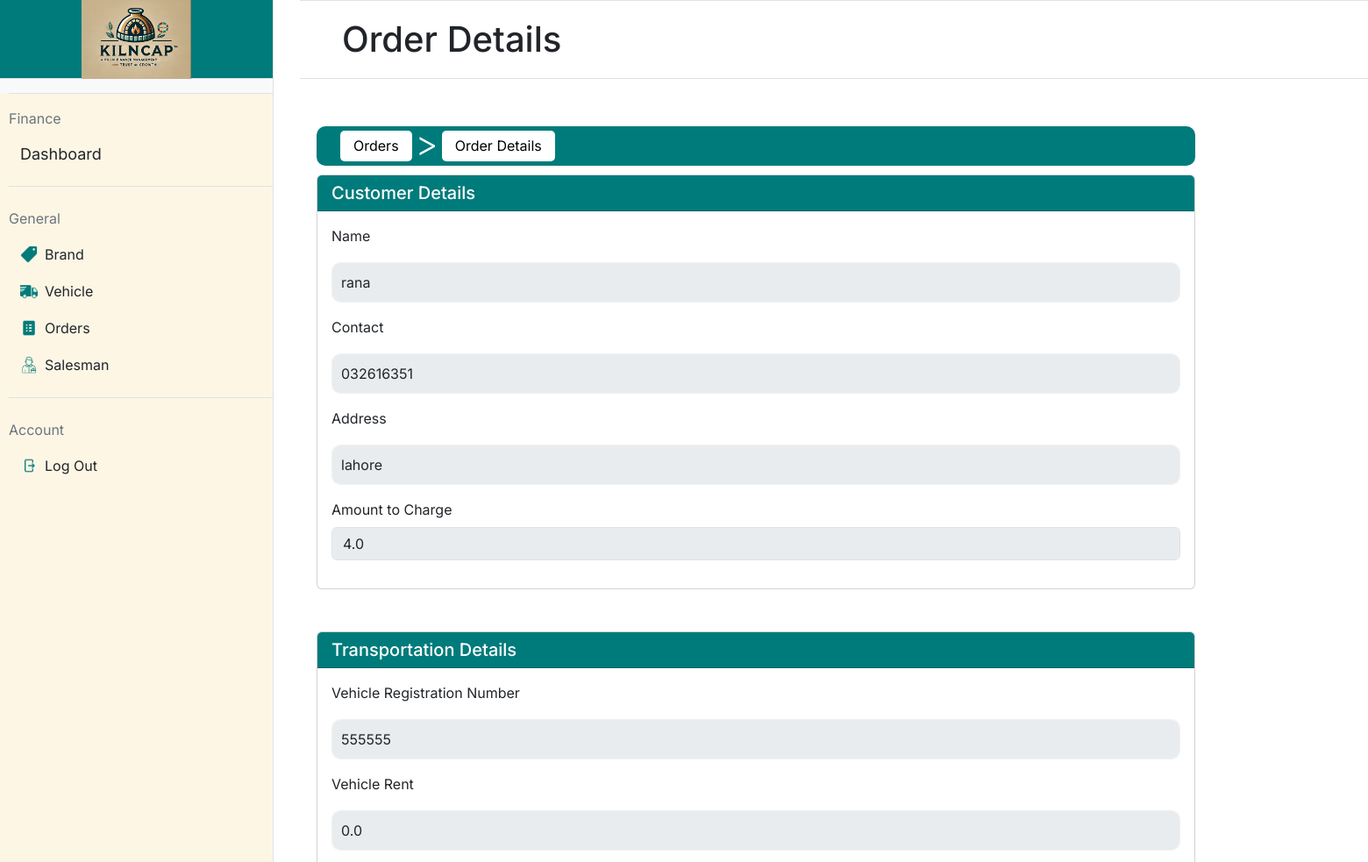
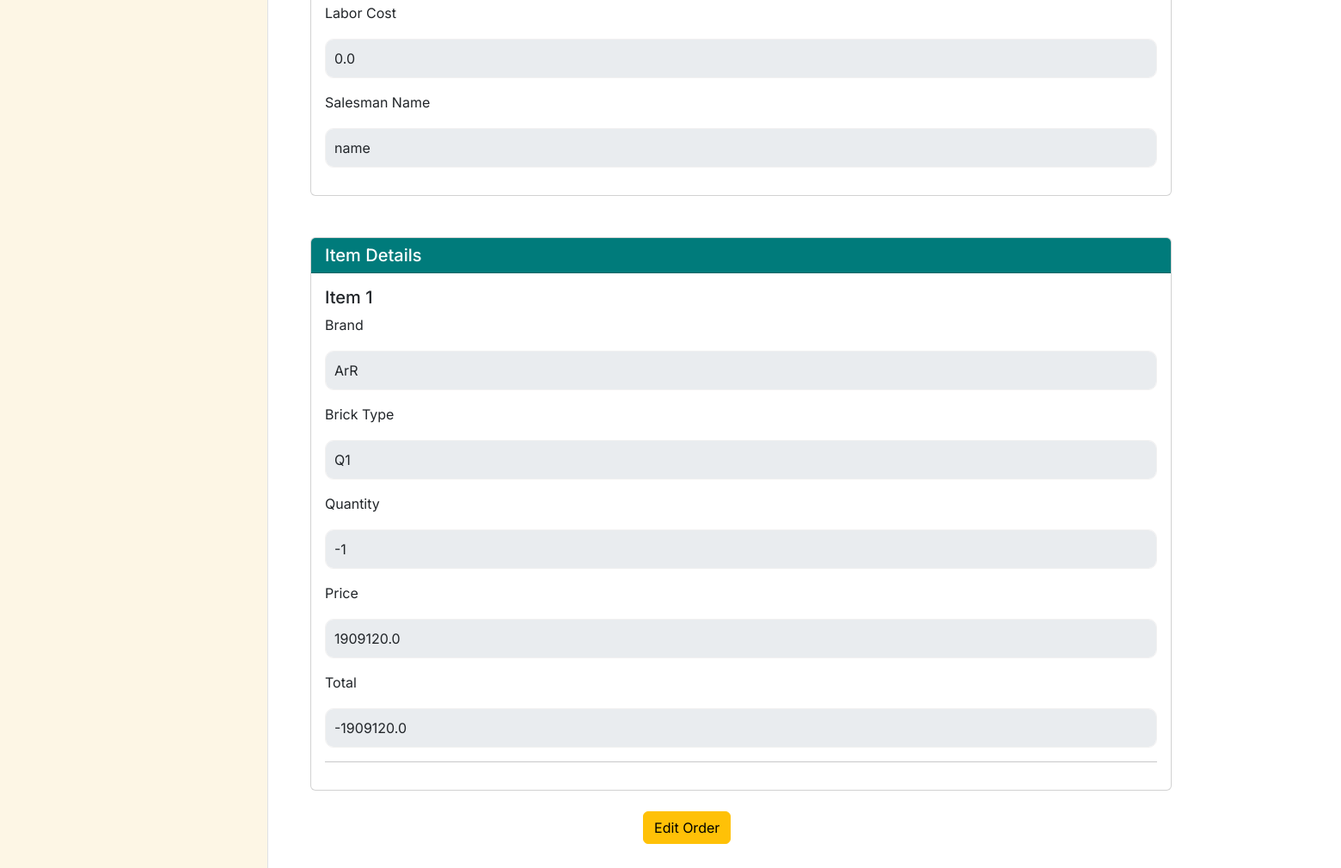
Before: /order/9 with the older database file (2 pictures, top to bottom).
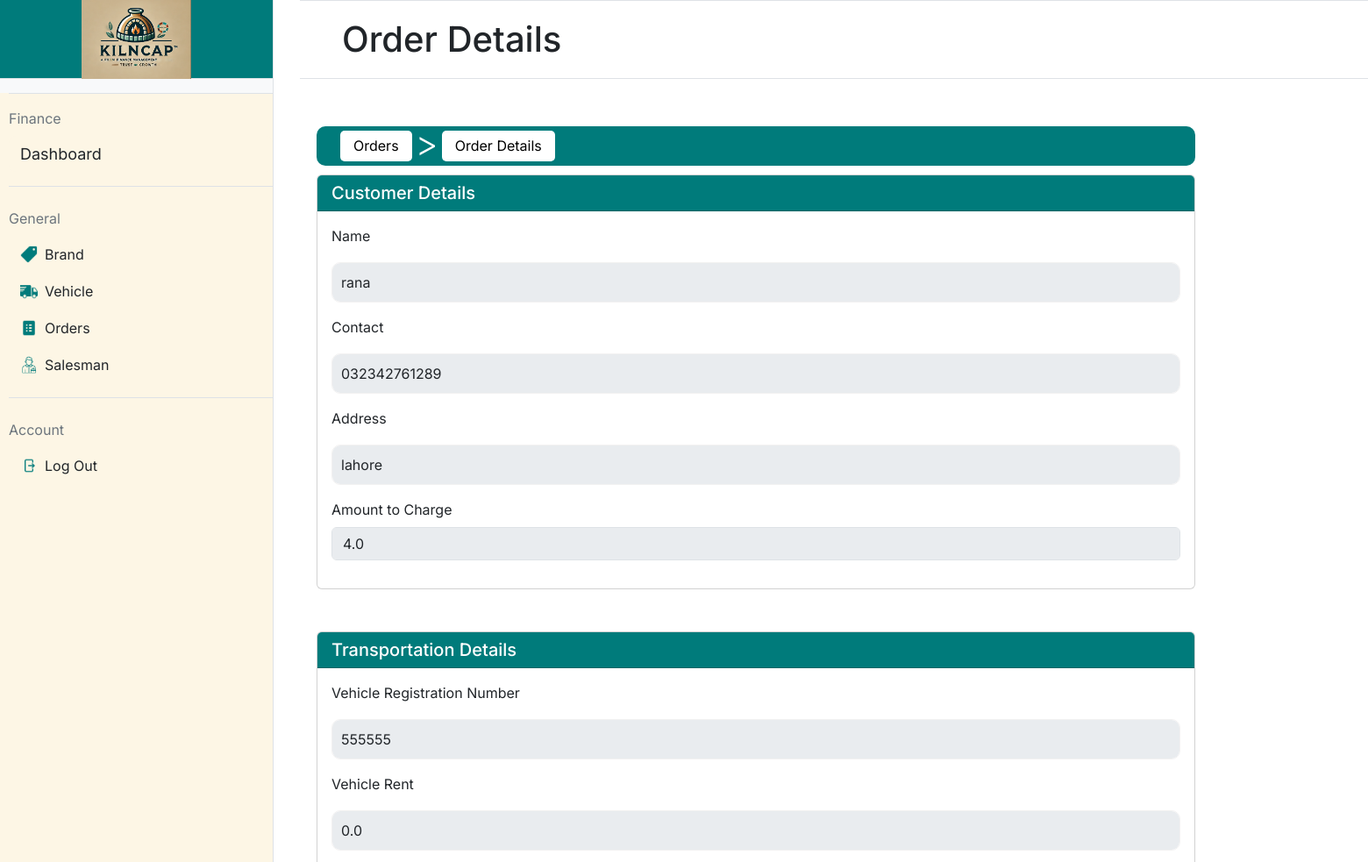
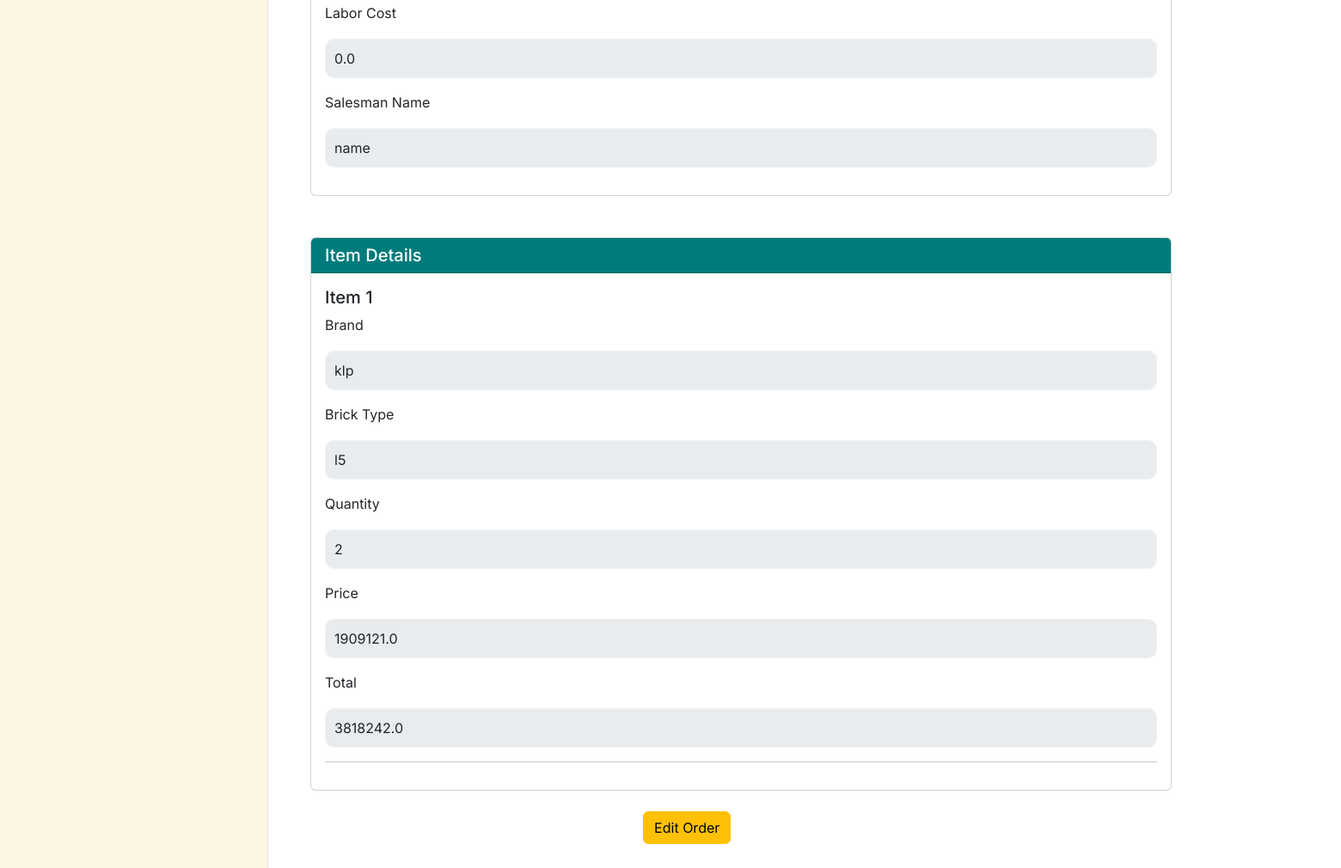
After: the same page with the newer database file (2 pictures, top to bottom).
### app.py (models this page shows, shortened)
class Order(db.Model):
    __tablename__ = 'orders'
    id = db.Column(db.Integer, primary_key=True)  # Order ID
    customer_name = db.Column(db.String(100), nullable=False)  # Customer's name
    customer_contact = db.Column(db.String(15), nullable=False)  # Customer's contact number
    customer_address = db.Column(db.String(200), nullable=False)  # Customer's address
    vehicle_rent = db.Column(db.Float, nullable=False)  # Vehicle rent
    labor_cost = db.Column(db.Float, nullable=False)  # Labor cost
    total_amount = db.Column(db.Float, nullable=False)  # Total amount for the order
    order_date = db.Column(db.DateTime, nullable=False, default=db.func.current_timestamp())
    salesman_id = db.Column(db.Integer, db.ForeignKey('salesmen.id'), nullable=False)  # Salesman ID
    vehicle_id = db.Column(db.Integer, db.ForeignKey('vehicles.id'), nullable=False)  # Vehicle ID
    salesman = db.relationship('Salesman', backref=db.backref('orders', lazy=True))  # Salesman relationship
    vehicle = db.relationship('Vehicle', backref=db.backref('orders', lazy=True))  # Vehicle relationship
    items = db.relationship('Item', backref=db.backref('order', lazy=True), cascade='all, delete-orphan')  # Items relationship

class Vehicle(db.Model):
    __tablename__ = 'vehicles'
    id = db.Column(db.Integer, primary_key=True)
    registration_no = db.Column(db.String(20), unique=True, nullable=False)  # Vehicle registration number
    vehicle_type = db.Column(db.String(50), nullable=False)  # Type of vehicle
    capacity = db.Column(db.Integer, nullable=False)  # Capacity in kilograms
    ownership_status = db.Column(db.String(10), nullable=False)  # Ownership status (own/private)

class Salesman(db.Model):
    __tablename__ = 'salesmen'
    id = db.Column(db.Integer, primary_key=True)  # Salesman ID (Primary Key)
    name = db.Column(db.String(100), nullable=False)  # Salesman's name
    contact_no = db.Column(db.String(15), unique=True, nullable=False)  # Salesman's contact number
    cnic = db.Column(db.String(15), unique=True, nullable=False)  # Salesman's CNIC (Computerized National Identity Card)

class Item(db.Model):
    __tablename__ = 'items'
    id = db.Column(db.Integer, primary_key=True)  # Item ID
    order_id = db.Column(db.Integer, db.ForeignKey('orders.id'), nullable=False)  # Foreign key to Order table
    brick_type_name = db.Column(db.String(50), nullable=False)  # Name of the brick type
    brand_id = db.Column(db.Integer, db.ForeignKey('brands.id'), nullable=False)  # Brand ID
    quantity = db.Column(db.Integer, nullable=False)  # Quantity of the brick
    price = db.Column(db.Float, nullable=False)  # Price of the brick
    total_price = db.Column(db.Float, nullable=False)  # Total price for this item (quantity * price)
    brand = db.relationship('Brand', backref=db.backref('items', lazy=True))

class Brand(db.Model):
    __tablename__ = 'brands'
    id = db.Column(db.Integer, primary_key=True, autoincrement=True)
    name = db.Column(db.String(30), nullable=False)
    location = db.Column(db.String(100), nullable=False)
    contact_no = db.Column(db.String(12), unique=True, nullable=False)
    principal_contact = db.Column(db.String(12), nullable=False)
    brick_types = db.relationship('BrickType', backref='brand', cascade="all, delete-orphan")
    def __repr__(self):
        return f"<Brand {self.name} - Location: {self.location}>"

### app.py (the view)
@app.route('/order/<int:order_id>', methods=['GET'])
def order_details(order_id):
    order = Order.query.get_or_404(order_id)
    return render_template('order_details.html', order=order)

### templates/order_details.html (shortened to what this page needs)
{% extends "base.html" %}
{% block mainheading %}
    Order Details
{% endblock %}
{% block maincontent %}
<nav class="navbar navbar-expand-lg"
    style="background-color: #007b7b; border-radius: 10px; padding: 5px 15px; height: 45px; width: 80%;">
    <div class="container-fluid d-flex align-items-center">
        <div class="collapse navbar-collapse" id="navbarNav">
            <ul class="navbar-nav d-flex align-items-center">
                <li class="nav-item">
                    <a class="nav-link text-black"
                        href="{{ url_for('orders') }}"
                        style="background-color: white; color: black; border-radius: 5px; padding: 5px 15px; height: 35px; line-height: 25px; transition: all 0.3s ease; text-decoration: none;"
                        onmouseover="this.style.backgroundColor='#f0f0f0'; this.style.color='white';"
                        onmouseout="this.style.backgroundColor='white'; this.style.color='black';">Orders</a>
                </li>
                <li class="mx-1"
                    style="color: white;padding-bottom: 5px; font-size: 40px; font-weight:300">&gt;</li>
                <li class="nav-item">
                    <a class="nav-link text-black" href="#"
                        style="background-color: white; color: black; border-radius: 5px; padding: 5px 15px; height: 35px; line-height: 25px; text-decoration: none;">Order
                        Details</a>
                </li>
            </ul>
        </div>
    </div>
</nav>
<div class="d-flex flex-column gap-4" style="padding-top: 10px ; width:80%">
    <div class="card mb-4" >
        <div class="card-header text-white" style="background-color: #007B7B;">
            <h5 class="mb-0">Customer Details</h5>
        </div>
        <div class="card-body">
            <div class="mb-3">
                <label class="form-label">Name</label>
                <input type="text" id="customer_name" class="form-control" value="{{ order.customer_name }}" disabled>
            </div>
            <div class="mb-3">
                <label class="form-label">Contact</label>
                <input type="text" id="customer_name" class="form-control" pattern="^\d{10,15}$" value="{{ order.customer_contact }}" disabled>
            </div>
            <div class="mb-3">
                <label class="form-label">Address</label>
                <input type="text" id="customer_name" class="form-control" value="{{ order.customer_address }}" disabled>
            </div>
            <div class="mb-3">
                <label for="total_amount" class="form-label">Amount to Charge</label>
                <input type="number" id="total_amount" class="form-control" value="{{ order.total_amount }}" disabled>
            </div>
        </div>
    </div>
    <div class="card mb-4">
        <div class="card-header text-white" style="background-color: #007B7B;">
            <h5 class="mb-0">Transportation Details</h5>
        </div>
        <div class="card-body">
            <div class="mb-3">
                <label class="form-label">Vehicle Registration Number</label>
                <input type="text" id="customer_name" class="form-control" value="{{ order.vehicle.registration_no }}" disabled>
            </div>
            <div class="mb-3">
                <label class="form-label">Vehicle Rent</label>
                <input type="text" id="customer_name" class="form-control" value="{{ order.vehicle_rent }}" disabled>
            </div>
            <div class="mb-3">
                <label class="form-label">Labor Cost</label>
                <input type="text" id="customer_name" class="form-control" value="{{ order.labor_cost }}" disabled>
            </div>
            <div class="mb-3">
                <label class="form-label">Salesman Name</label>
                <input type="text" id="customer_name" class="form-control" value="{{ order.salesman.name }}" disabled>
            </div>
        </div>
    </div>
    <div class="card mb-4">
        <div class="card-header text-white" style="background-color: #007B7B;">
            <h5 class="mb-0">Item Details</h5>
        </div>
        <div class="card-body">
            {% for item in order.items %}
            <div class="mb-3">
                <h5>Item {{ loop.index }}</h5>
                <div class="mb-3">
                    <label class="form-label">Brand</label>
                    <input type="text" id="brand_name" class="form-control" value="{{ item.brand.name }}" disabled>
                </div>
                <div class="mb-3">
                    <label class="form-label">Brick Type</label>
                    <input type="text" id="customer_name" class="form-control" value="{{ item.brick_type_name }}" disabled>
                </div>
                <div class="mb-3">
                    <label class="form-label">Quantity</label>
                    <input type="text" id="quantity" class="form-control" value="{{ item.quantity }}" disabled>
                </div>
                <div class="mb-3">
                    <label class="form-label">Price</label>
                    <input type="text" id="price" class="form-control" value="{{ item.price }}" disabled>
                </div>
                <div class="mb-3">
                    <label class="form-label">Total</label>
                    <input type="text" id="total_amount" class="form-control" value="{{ item.total_price }}" disabled>
                </div>
                <hr>
            </div>
            {% endfor %}
        </div>
    </div>
</div>
<div class="text-center" style=" padding-bottom: 50px; padding-right: 30%;  ">
    <a href="{{ url_for('edit_order', order_id=order.id) }}" class="btn btn-warning">Edit Order</a>
</div>
{% endblock %}

### templates/base.html (shortened to what this page needs)
<!DOCTYPE html>
<html lang="en">
    <head>
        <link
            href="https://cdn.jsdelivr.net/npm/bootstrap@5.3.2/dist/css/bootstrap.min.css"
            rel="stylesheet">
        <link rel="stylesheet"
            href="{{ url_for('static', filename='styles.css') }}">
    </head>
    <body class="pt-5">
        <div class="d-flex">
            <div class="sidebar bg-light border-end"
                style="width: 20%; min-height: 100vh;">
                <div id="logo_portion" class="text-center py-3 border-bottom">
                    <img
                        src="{{ url_for('static', filename='images/logo.png') }}"
                        alt="Logo" style="height: 90px;">
                </div>
                <div id="sidebar_buttons" class="mt-3">
                    <form action="{{ url_for('sidebar_buttons') }}"
                        method="post">
                        <div class="mb-4 border-top border-bottom py-3">
                            <div class="text-secondary mb-2">Finance</div>
                            <button type="submit" id="dashboard" name="button"
                                value="dashboard"
                                class="btn btn-link w-100 text-start text-dark sidebar-btn">Dashboard</button>
                        </div>
                        <div class="mb-4 border-bottom pb-3">
                            <div class="text-secondary mb-2">General</div>
                            <button type="submit" name="button" value="brand"
                                class="btn btn-link w-100 text-start text-dark d-flex align-items-center py-2 sidebar-btn">
                                <img
                                    src="{{ url_for('static', filename='icons/brand_icon.png') }}"
                                    alt="Brand Icon" class="me-2"
                                    style="height: 20px;">
                                Brand
                            </button>
                            <button type="submit" name="button" value="vehicle"
                                class="btn btn-link w-100 text-start text-dark d-flex align-items-center py-2 sidebar-btn">
                                <img
                                    src="{{ url_for('static', filename='icons/truck-icon.png') }}"
                                    alt="Truck Icon" class="me-2"
                                    style="height: 20px;">
                                Vehicle
                            </button>
                            <button type="submit" name="button" value="orders"
                                class="btn btn-link w-100 text-start text-dark d-flex align-items-center py-2 sidebar-btn">
                                <img
                                    src="{{ url_for('static', filename='icons/order-icon.png') }}"
                                    alt="Order Icon" class="me-2"
                                    style="height: 20px;">
                                Orders
                            </button>
                            <button type="submit" name="button" value="salesman"
                                class="btn btn-link w-100 text-start text-dark d-flex align-items-center py-2 sidebar-btn">
                                <img
                                    src="{{ url_for('static', filename='icons/salesman-icon.png') }}"
                                    alt="Salesman Icon" class="me-2"
                                    style="height: 20px;">
                                Salesman
                            </button>
                        </div>
                        <div>
                            <div class="text-secondary mb-2">Account</div>
                            <button type="submit" name="button" value="logout"
                                class="btn btn-link w-100 text-start text-dark d-flex align-items-center py-2 sidebar-btn">
                                <img
                                    src="{{ url_for('static', filename='icons/logout-icon.png') }}"
                                    alt="Logout Icon" class="me-2"
                                    style="height: 20px;">
                                Log Out
                            </button>
                        </div>
                    </form>
                </div>
            </div>
            <div class="restdashboard flex-grow-1" style="width: 1300px;">
                <div id="mainheading"
                    class="position-fixed w-100 top-0 z-2 d-flex align-items-center border-top border-bottom bg-white px-5 py-2"
                    style="height: 90px; transform: translateX(5px);">
                    <h1 class="mb-0">
                        {% block mainheading %}{% endblock %}
                    </h1>
                </div>
                <div class="mt-5 pt-5 px-4">
                    {% block maincontent %}{% endblock %}
                </div>
            </div>
        </div>
    </body>
</html>

### static/styles.css (style rules this page uses)
body { font-family: "Inter"; margin: 0; height: 100vh; display: flex; }
.sidebar { position: fixed; top: 0; left: 0; z-index: 2; width: 20%; border: none; height: 100%; }
.sidebar-btn { text-decoration: none !important; }
#sidebar_buttons { height: 100%; background-color: #fdf6e5; padding-left: 10px; }
#logo_portion { height: 90px; display: flex; justify-content: center; align-items: center; background-color: #007b7b; }
#dashboard { display: flex; width: 100%; max-width: 1200px; background-color: #fdf6e5; border-radius: 8px; overflow: hidden; font-size: 18px; }
.restdashboard { width: 80%; background-color: #ffffff; margin-left: 337px; }
input[type="text"], input[type="password"] { width: 100%; padding: 10px; margin-top: 10px; background-color: #f2f1f1; border: 1px solid #f2f1f1; border-radius: 10px; }

Changed rows visible on the page:
removed Item: brand.name "ArR", brick_type_name "Q1", quantity "-1", price "1909120.0", total_price "-1909120.0"
changed Order "rana": customer_contact "032616351" → "032342761289"
added Item: brand.name "klp", brick_type_name "l5", quantity "2", price "1909121.0", total_price "3818242.0"
